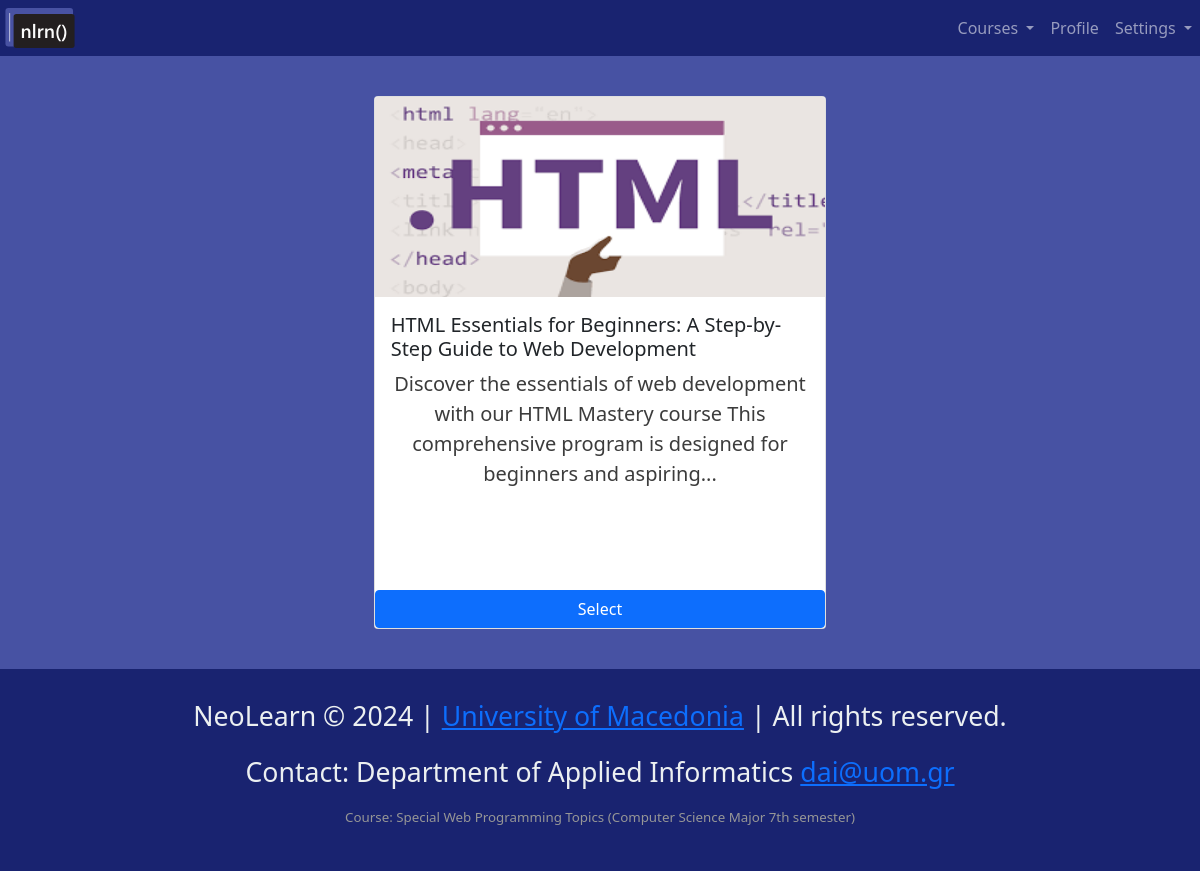
The page /course_list.php (signed in) on the database its author committed.
### tables this page shows
CREATE TABLE `course` (
  `Id` int(6) NOT NULL,
  `Instructor_Id` int(6) NOT NULL,
  `Related_Language_Id` int(6) NOT NULL,
  `Title` varchar(100) NOT NULL,
  `Image` varchar(1024) NOT NULL,
  `Description` text NOT NULL,
  `Difficulty` enum('Beginner','Easy','Medium','Hard','Expert') NOT NULL
);

### course_list.php (the view, shortened to what this page needs)
<!DOCTYPE html>
<html lang="en">
  <head>
    <link rel="stylesheet" href="css\courses-list.css" />
    <link
      href="https://cdn.jsdelivr.net/npm/bootstrap@5.0.2/dist/css/bootstrap.min.css"
      rel="stylesheet"
    />
  </head>
  <body>
    <nav
      class="navbar sticky-top navbar-expand-sm navbar-dark"
      style="background-color: #192370"
    >
      <div>
        <a class="navbar-brand" href="instructor_main.php?flag=0"
          ><img src="images\neolearn_logo.svg" alt="" width="80" height="40"
        /></a>
      </div>
      <div class="collapse navbar-collapse justify-content-end" id="navbarNav">
        <ul class="navbar-nav">
          <li class="nav-item dropdown">
            <a
              class="nav-link dropdown-toggle"
              href="#"
              role="button"
              data-bs-toggle="dropdown"
              aria-expanded="false"
            >
              Courses
            </a>
          </li>
          <li class="nav-item">
            <a class="nav-link" href="profile.php">Profile</a>
          </li>
          <li class="nav-item dropdown">
            <a
              class="nav-link dropdown-toggle"
              href="#"
              role="button"
              data-bs-toggle="dropdown"
              aria-expanded="false"
            >
              Settings
            </a>
          </li>
        </ul>
      </div>
    </nav>
    <div class="row">
      <div class="col-11 col-sm-8 col-md-6 col-lg-5">
        <div id="carouselExample" class="carousel slide">
          <div class="carousel-inner">
            <?php
                        $count = 0;
                        $id=$_SESSION['Id'];
                        $con=mysqli_connect('localhost', 'root', '', 'neolearn');
                        $result=mysqli_query($con, "SELECT course.Title, course.Description , course.Image, course.Id FROM course WHERE course.Instructor_Id='$id';");
                        while ($row = mysqli_fetch_array($result)) {
                            $title = $row[0];
                            $description = $row[1];
                            $image = $row[2];
                            $id= $row[3];
            ?>
            <div class="carousel-item <?php if($count==0) :?> active <?php endif;?>">
              <div class="card">
                <img
                  src="images/<?=$image?>"
                  class="card-img-top"
                  alt="..."
                />
                <div class="card-body">
                  <h5 class="card-title"><?=$title?></h5>
                  <p class="card-text">
                  <?php
                   $words = str_word_count($description, 1);
                   $first_20_words = implode(' ', array_slice($words, 0, 20));
                   echo $first_20_words.'...';?>
                  </p>
                </div>
                <a href="course_page.php?id=<?=$id?>" class="btn btn-primary">Select</a>
              </div>
            </div>
            <?php
              $count++;
              }
            ?>
            <button
              class="carousel-control-prev"
              type="button"
              data-bs-target="#carouselExample"
              data-bs-slide="prev"
            >
              <span class="carousel-control-prev-icon" aria-hidden="true"></span>
            </button>
            <button
              class="carousel-control-next"
              type="button"
              data-bs-target="#carouselExample"
              data-bs-slide="next"
            >
              <span class="carousel-control-next-icon" aria-hidden="true"></span>
            </button>
          </div>
        </div>
      </div>
    </div>
    <footer class="footer">
    <nav>
    <p>NeoLearn &copy; 2024 |
      <a href="https://www.uom.gr/">University of Macedonia</a> | All rights reserved. </p>
      <p>Contact: Department of Applied Informatics <a href="mailto:daisecr@uom.edu.gr">dai@uom.gr</a></p>
      <p class="p2">Course: Special Web Programming Topics (Computer Science Major 7th semester) </p>
    </nav>
</footer>
  </body>
</html>

### css/courses-list.css (style rules this page uses)
html, body { background-color: #4752a3; width: 100%; height: 100%; margin: 0px; padding: 0px; overflow-x: hidden; }
.card { height: 400pt; font-size: 30pt; }
.card-img-top { height: 150pt; }
.card-text { font-size: 15pt; color: rgb(60, 60, 60); }
.row { display: flex; justify-content: center; align-items: center; background-color: #4752a3; min-height: 300pt; padding-top: 30pt; padding-bottom: 30pt; padding-left: 30pt; padding-right: 30pt; }
p { text-align: center; font-size: 20pt; }

### rows shown on the page
course: Image (picture), Title "HTML Essentials for Beginners: A Step-by-Step Guide to Web Development", first_20_words "Discover the essentials of web development with our HTML Mastery course This comprehensive program is designed for beginners and aspiring"
